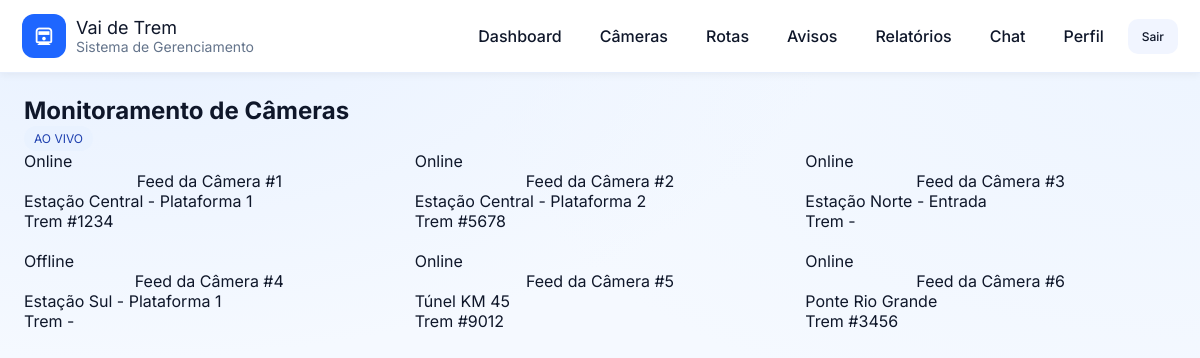
Screenshot of /cameras.php (signed in) with the database file from the repository.
### tables this page shows
CREATE TABLE IF NOT EXISTS cameras (
  id INT AUTO_INCREMENT PRIMARY KEY,
  name VARCHAR(150) NOT NULL,
  location VARCHAR(200),
  status ENUM('online','offline') DEFAULT 'online',
  train_code VARCHAR(50),
  created_at TIMESTAMP DEFAULT CURRENT_TIMESTAMP
);

### public/cameras.php (the view, shortened to what this page needs)
<?php require_once('../assets/config/auth.php'); require_once('../assets/config/db.php'); ?>
<!DOCTYPE html><html lang="pt-BR"><head>
<?php include '_partials/header.php'; ?>
</head><body>
<div class="container">
  <div class="topbar"><h2>Monitoramento de Câmeras</h2><span class="badge blue">AO VIVO</span></div>
  <div class="grid cols-3">
    <?php
      $res = $mysqli->query("SELECT * FROM cameras ORDER BY id ASC");
      while($c = $res->fetch_assoc()){
        $status = $c['status'] === 'online' ? '<span class=\"badge blue\">Online</span>' : '<span class=\"badge red\">Offline</span>';
        echo '<div class=\"card pad\">'.$status.'
              <div style=\"height:160px;display:flex;align-items:center;justify-content:center;color:#94a3b8\">
                <i class=\"ri-camera-line\"></i> Feed da '.$c['name'].'
              </div>
              <div class=\"link-muted\">'.$c['location'].'</div>
              <div class=\"link-muted\">Trem '.($c['train_code'] ? '#'.$c['train_code'] : '-').'</div>
            </div>';
      }
    ?>
  </div>
</div>
</body></html>

### public/_partials/header.php (shortened to what this page needs)
<link href="../assets/css/styles.css" rel="stylesheet">
<link href="https://cdn.jsdelivr.net/npm/remixicon@4.3.0/fonts/remixicon.css" rel="stylesheet">
<div class="header container">
  <div class="logo">
    <div class="brand-icon"><i class="ri-train-line"></i></div>
    <div>
      <div style="font-size:18px">Vai de Trem</div>
      <div class="link-muted">Sistema de Gerenciamento</div>
    </div>
  </div>
  <div style="margin-left:auto" class="navbar">
    <a href="dashboard.php">Dashboard</a>
    <a href="cameras.php">Câmeras</a>
    <a href="rotas.php">Rotas</a>
    <a href="avisos.php">Avisos</a>
    <a href="relatorios.php">Relatórios</a>
    <a href="chat.php">Chat</a>
    <a href="perfil.php">Perfil</a>
    <a href="logout.php" class="badge">Sair</a>
  </div>
</div>

### assets/css/styles.css (style rules this page uses)
:root { --bg: #f5f9ff; --card: #ffffff; --brand: #1e66ff; --brand-light: #5aa1ff; --text: #0f172a; --muted: #64748b; --ring: rgba(30, 102, 255, 0.25); --border: #e6eefc; --radius: 14px; --transition: all 0.25s ease; }
* { box-sizing: border-box; margin: 0; padding: 0; }
html, body { height: 100%; font-family: "Inter", system-ui, -apple-system, "Segoe UI", Roboto, Arial, sans-serif; background: radial-gradient(1200px 600px at 10% 0%, #e8f1ff 0%, transparent 60%), radial-gradient(1200px 600px at 100% 10%, #eef5ff 0%, transparent 60%), var(--bg); color: var(--text); scroll-behavior: smooth; }
.container { max-width: 1200px; margin: 0 auto; padding: 24px; }
h1, h2, h3 { color: var(--text); line-height: 1.2; }
a { color: var(--brand); text-decoration: none; transition: var(--transition); }
.grid { display: grid; gap: 20px; }
.grid.cols-3 { grid-template-columns: repeat(3, 1fr); }
.header { background: #fff; display: flex; align-items: center; justify-content: space-between; padding: 14px 22px; box-shadow: 0 2px 8px rgba(0, 0, 0, 0.05); flex-wrap: wrap; border-bottom: 1px solid var(--border); }
.header .logo { display: flex; align-items: center; gap: 10px; }
.brand-icon { width: 44px; height: 44px; background: var(--brand); color: #fff; display: flex; align-items: center; justify-content: center; border-radius: 12px; font-size: 22px; }
.navbar { display: flex; gap: 10px; flex-wrap: wrap; align-items: center; transition: var(--transition); }
.navbar a { padding: 10px 14px; border-radius: 10px; font-weight: 500; color: var(--text); }
.badge { display: inline-block; font-size: 12px; padding: 5px 10px; border-radius: 999px; background: #f1f5ff; color: var(--brand); }
.badge.blue { background: #e9f2ff; color: #1e40af; }
.link-muted { color: var(--muted); font-size: 14px; }

### rows the page displays
cameras: status "Online", name "Câmera #1", location "Estação Central - Plataforma 1", train_code "1234"
cameras: status "Online", name "Câmera #2", location "Estação Central - Plataforma 2", train_code "5678"
cameras: status "Online", name "Câmera #3", location "Estação Norte - Entrada"
cameras: status "Offline", name "Câmera #4", location "Estação Sul - Plataforma 1"
cameras: status "Online", name "Câmera #5", location "Túnel KM 45", train_code "9012"
cameras: status "Online", name "Câmera #6", location "Ponte Rio Grande", train_code "3456"
